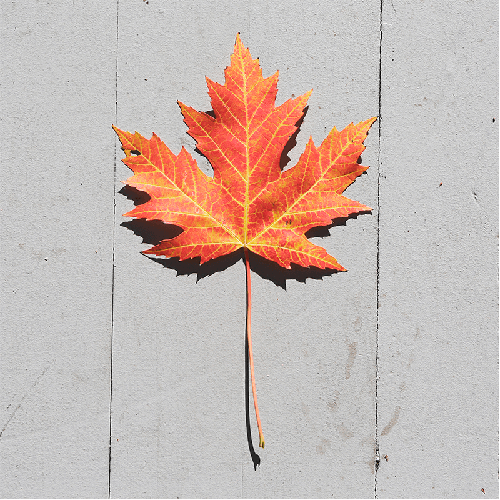
#> input picture resources/images/leaf.png, 500 x 500 px
$ python translation.py
#> lines starting #> are read from the running program, lines starting #| are printed output that depends on the picture
import cv2
import numpy as np

original_image = cv2.imread('../resources/images/leaf.png', 0)
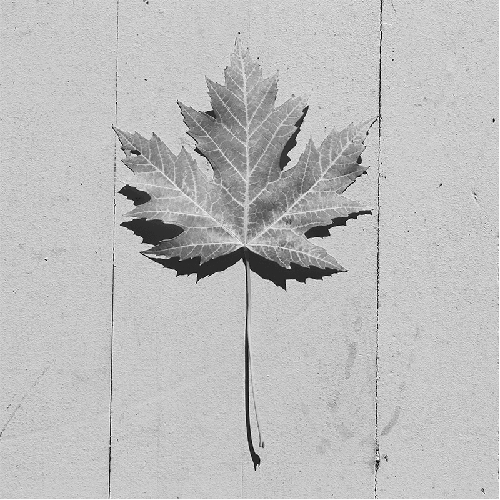
#> original_image: shape (500, 500); min 4, max 255, mean 189.4
lines, columns = original_image.shape[:2]
#> lines = 500; columns = 500

matrix = np.float32([[1, 0, 100], [0, 1, 100]])

translated_image = cv2.warpAffine(original_image, matrix, (columns, lines))
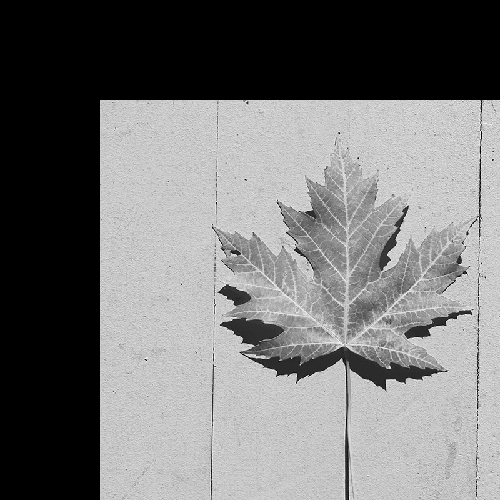
#> translated_image: shape (500, 500); min 0, max 255, mean 118.1

cv2.imshow('Translated', translated_image)
cv2.waitKey(0)
cv2.destroyAllWindows()
